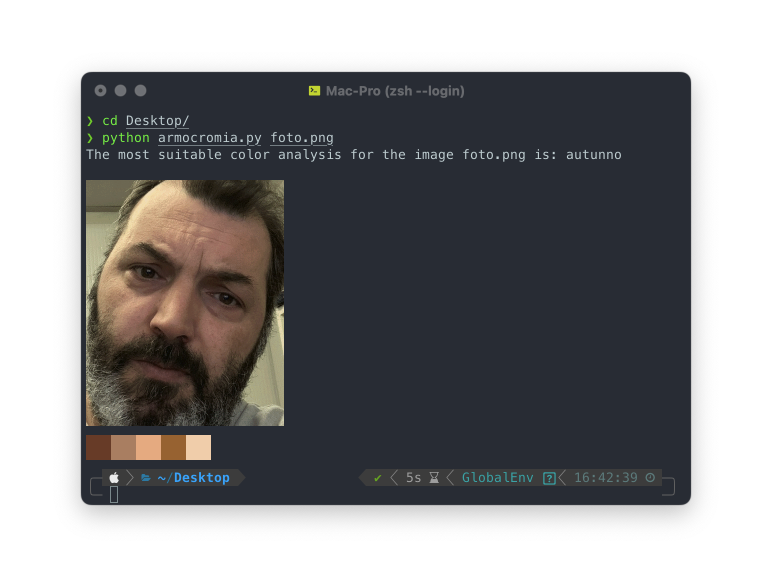
#> input picture image.png, 1526 x 1146 px (shown at 1/2 size)
$ python armocromia.py image.png
#> lines starting #> are read from the running program, lines starting #| are printed output that depends on the picture
#!/usr/bin/env python
import cv2
import numpy as np
from sklearn.cluster import KMeans
import json
from skimage.color import rgb2lab, deltaE_cie76
from PIL import Image
import io
import subprocess
import sys
import os
from skimage.color import deltaE_ciede2000

def import_image(file_path):
#> called with file_path = 'image.png'
    try:
        pil_image = Image.open(file_path)
#> pil_image is the input picture: PIL image 1526x1146 RGBA; mean R, G, B, A 133.1, 132.9, 134.3, 255
        image = np.array(pil_image)

        if len(image.shape) == 2:
            image = cv2.cvtColor(image, cv2.COLOR_GRAY2RGB)
        else:
            image = cv2.cvtColor(image, cv2.COLOR_BGR2RGB)
        return image
    except Exception as e:
        print(f"Error: Could not read image from {file_path}: {e}")
        return None

def resize_image(image, height=600, length=400):
    return cv2.resize(image, (length, height), interpolation=cv2.INTER_AREA)

def random_sample(image, sample_size=1000):
    h, w, _ = image.shape
    indices = np.random.choice(h * w, sample_size)
    sampled_pixels = image.reshape(-1, 3)[indices]
    return sampled_pixels

def get_main_color(image, k=5, sample_size=1000):
    sampled_pixels = random_sample(image, sample_size)
    kmeans = KMeans(n_clusters=k)
    kmeans.fit(sampled_pixels)
    colors_principali = kmeans.cluster_centers_
    return colors_principali

def armocromia_adatta(image):
    colors = get_main_color(image)
#> in random_sample, `sampled_pixels = image.reshape(-1, 3)[indices]`: sampled_pixels = 1000 rows, first 8: [52, 44, 40], [52, 44, 40], [255, 255, 255], [51, 63, 83], [255, 255, 255], [52, 44, 40], [52, 44, 40], [255, 255, 255]
#> colors = [[50.25, 43.9, 40.96], [251.8, 251.8, 251.8], [117.4, 135.2, 156.9], [183.5, 205.7, 221.9], [69.11, 86.62, 107.2]]
    armocromie = {
        "autunno": [178, 124, 87],
        "inverno": [80, 70, 100],
        "primavera": [246, 206, 163],
        "estate": [196, 180, 188]
    }
    distanze = {}
    for armocromia, color in armocromie.items():
        color_rgb = np.array(color).reshape(1, 1, 3).astype(np.float64)
        color_lab = rgb2lab(color_rgb)[0][0]
        colors_principali_rgb = colors.reshape(-1, 1, 3).astype(np.float64)
        colors_principali_lab = rgb2lab(colors_principali_rgb).reshape(-1, 3)
        distanze[armocromia] = np.mean([deltaE_ciede2000(color_lab, c_lab) for c_lab in colors_principali_lab])
#> after the loop, distanze = {'autunno': 75.45, 'inverno': 90.08, 'primavera': 82.21, 'estate': 122.6}
    armocromia_adatta = min(distanze, key=distanze.get)
#> armocromia_adatta = 'autunno'
    return armocromia_adatta

def show_image(image, titolo=''):
    pil_image = Image.fromarray(cv2.cvtColor(image, cv2.COLOR_RGB2BGR))
    with io.BytesIO() as output:
        pil_image.save(output, format="PNG")
        img_data = output.getvalue()
    with open("temp_image.png", "wb") as f:
        f.write(img_data)
    term = os.getenv('TERM')
    if term == 'xterm-256color':
        subprocess.run(["img2sixel", "temp_image.png"])
    else:
        subprocess.run(["open", "temp_image.png"])

def show_palette(armocromia):
    palette_colors = {
        "autunno": [
            [120, 65, 45],
            [190, 140, 110],
            [240, 180, 140],
            [170, 110, 50],
            [255, 215, 180]
        ],
        "inverno": [
            [40, 45, 60],
            [150, 150, 170],
            [250, 250, 255],
            [120, 130, 140],
            [200, 200, 220]
        ],
        "primavera": [
            [250, 230, 210],
            [240, 200, 160],
            [230, 160, 110],
            [255, 240, 225],
            [255, 220, 200]
        ],
        "estate": [
            [190, 190, 200],
            [230, 230, 240],
            [160, 160, 180],
            [200, 200, 220],
            [250, 250, 255]
        ]
    }

    palette = np.zeros((50, 250, 3), dtype=np.uint8)
    colors = palette_colors[armocromia]

    for i, color in enumerate(colors):
        palette[:, i * 50:(i + 1) * 50, :] = color

    pil_palette = Image.fromarray(palette)
    with io.BytesIO() as output:
        pil_palette.save(output, format="PNG")
        palette_data = output.getvalue()
    with open("temp_palette.png", "wb") as f:
        f.write(palette_data)
    subprocess.run(["img2sixel", "temp_palette.png"])

if __name__ == "__main__":
    file_path = sys.argv[1]
    image = import_image(file_path)
    image = cv2.cvtColor(image, cv2.COLOR_RGBA2RGB)
    armocromia = armocromia_adatta(image)
#> armocromia = 'autunno'
    print(f"The most suitable color analysis for the image {file_path} is: {armocromia}\n")
#| The most suitable color analysis for the image image.png is: autunno
    show_image(image)
    show_palette(armocromia)
#> in show_palette, `pil_palette = Image.fromarray(palette)`:
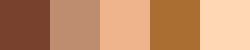
#> pil_palette: PIL image 250x50 RGB; mean R, G, B 195, 142, 105
